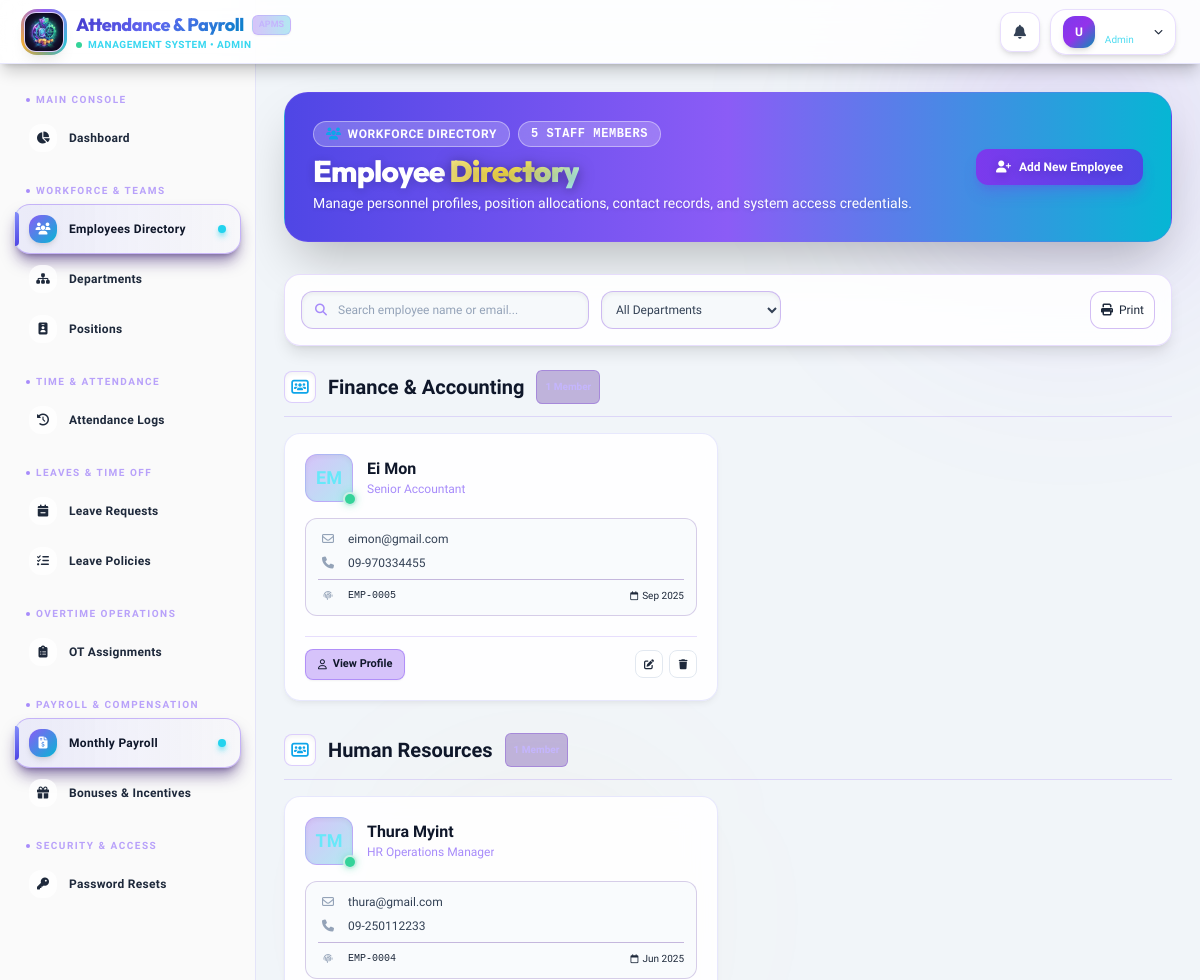
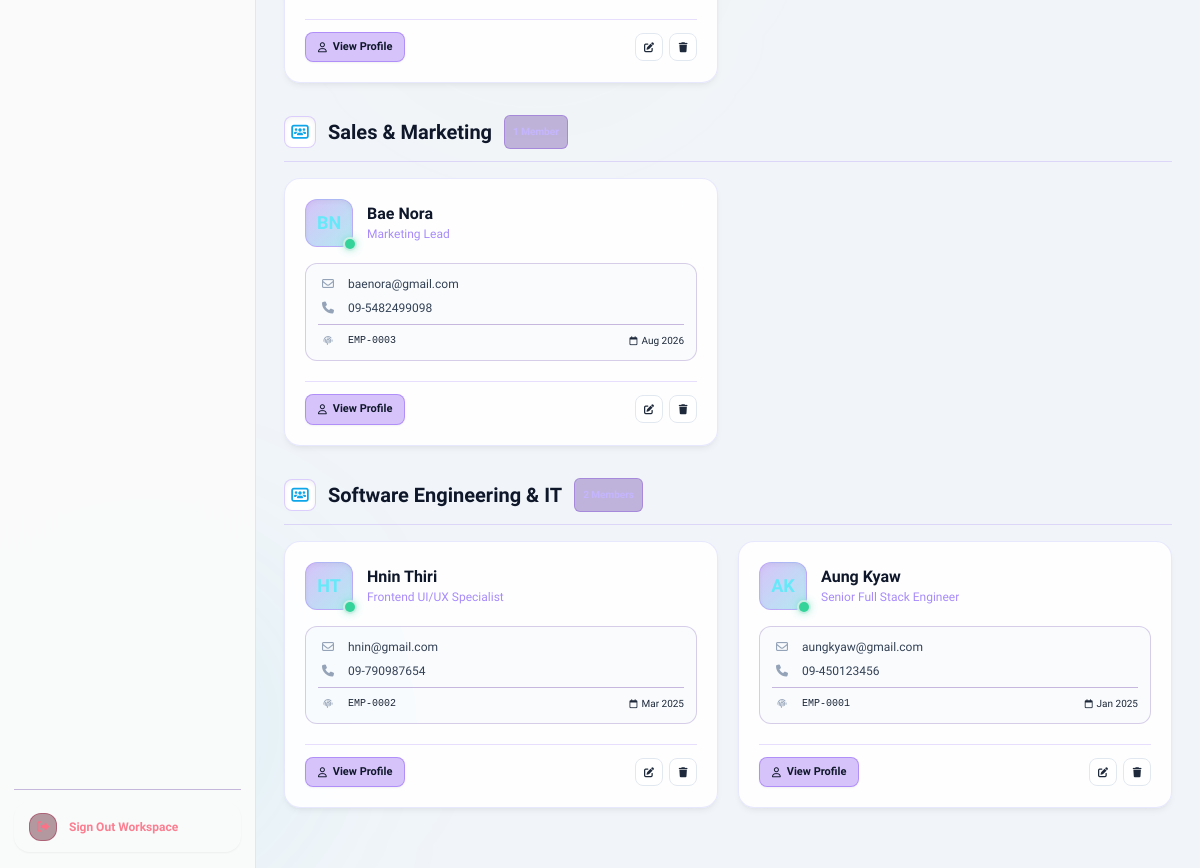
Screenshot of /admin/employees (signed in) with the database file from the repository (2 pictures, top to bottom).
### tables this page shows
CREATE TABLE `employee` (
  `EmpID` int NOT NULL AUTO_INCREMENT,
  `FirstName` varchar(100) NOT NULL,
  `LastName` varchar(100) NOT NULL,
  `Gender` enum('Male','Female','Other') NOT NULL DEFAULT 'Other',
  `Email` varchar(255) NOT NULL,
  `Password` varchar(255) NOT NULL,
  `PhoneNumber` varchar(30) NOT NULL,
  `Address` text NOT NULL,
  `PositionID` int NOT NULL,
  `JoinDate` date NOT NULL,
  `Status` enum('Active','Inactive') NOT NULL DEFAULT 'Active',
  `ProfilePhoto` varchar(255) DEFAULT NULL,
  `PasswordResetRequest` tinyint(1) NOT NULL DEFAULT '0',
  `is_first_login` tinyint(1) NOT NULL DEFAULT '1',
  PRIMARY KEY (`EmpID`),
  UNIQUE KEY `uq_emp_email` (`Email`),
  KEY `idx_employee_position` (`PositionID`),
  KEY `idx_employee_status` (`Status`),
  CONSTRAINT `fk_employee_position` FOREIGN KEY (`PositionID`) REFERENCES `position` (`PositionID`) ON DELETE RESTRICT ON UPDATE CASCADE
);

CREATE TABLE `position` (
  `PositionID` int NOT NULL AUTO_INCREMENT,
  `PositionName` varchar(100) NOT NULL,
  `DeptID` int NOT NULL,
  `BasicSalary` decimal(12,2) NOT NULL DEFAULT '0.00',
  PRIMARY KEY (`PositionID`),
  KEY `idx_position_dept` (`DeptID`),
  CONSTRAINT `fk_position_department` FOREIGN KEY (`DeptID`) REFERENCES `department` (`DeptID`) ON DELETE RESTRICT ON UPDATE CASCADE
);

### controllers/AdminController.php (called while the page is built, shortened)
<?php
class AdminController extends Controller {
    public function employees() {
        $employeeModel = $this->model('Employee');
        $departmentModel = $this->model('Department');
        $positionModel = $this->model('Position');
        $employees = $employeeModel->getAll();
        $departments = $departmentModel->getAll();
        $positions = $positionModel->getAll();
        $this->view('layouts/main', [
            'title' => 'Employees',
            'content' => 'admin/employees',
            'employees' => $employees,
            'departments' => $departments,
            'positions' => $positions
        ]);
    }
}

### core/Router.php (called while the page is built, shortened)
<?php
class Router {
    protected $currentMethod = 'index';
    public function __construct() {
        $url = $this->getUrl();
        if(isset($url[0]) && file_exists(__DIR__ . '/../controllers/' . ucwords($url[0]). 'Controller.php')){
            unset($url[0]);
        }
        $this->currentController = new $this->currentController;
        if(isset($url[1])){
            if(method_exists($this->currentController, $url[1])){
                $this->currentMethod = $url[1];
                unset($url[1]);
            }
        }
        $this->params = $url ? array_values($url) : [];
        call_user_func_array([$this->currentController, $this->currentMethod], $this->params);
    }
    public function getUrl(){
        if(isset($_GET['url'])){
            $url = rtrim($_GET['url'], '/');
            $url = filter_var($url, FILTER_SANITIZE_URL);
            $url = explode('/', $url);
            return $url;
        }
        return [];
    }
}

### index.php (called while the page is built, shortened)
<?php
require_once __DIR__ . '/config/database.php';
require_once __DIR__ . '/core/Controller.php';
require_once __DIR__ . '/core/Router.php';
$router = new Router();

### models/Employee.php (called while the page is built, shortened)
<?php
require_once __DIR__ . '/../config/database.php';
class Employee {
    private $conn;
    private $table = 'Employee';
    public function __construct() {
        $database = new Database();
        $this->conn = $database->getConnection();
    }
    public function getAll() {
        $query = "SELECT e.*, p.PositionName, p.DeptID, d.DeptName
                  FROM " . $this->table . " e
                  LEFT JOIN Position p ON e.PositionID = p.PositionID
                  LEFT JOIN Department d ON p.DeptID = d.DeptID
                  ORDER BY e.EmpID DESC";
        $stmt = $this->conn->prepare($query);
        $stmt->execute();
        return $stmt->fetchAll(PDO::FETCH_ASSOC);
    }
}

### config/database.php (called while the page is built, shortened)
<?php
class Database {
    private $host = "localhost";
    private $db_name = "payrolldb";
    private $username = "root";
    private $password = "";
    public function getConnection() {
        $this->conn = null;
        try {
            $this->conn = new PDO("mysql:host=" . $this->host . ";dbname=" . $this->db_name, $this->username, $this->password);
            $this->conn->exec("set names utf8");
            $this->conn->setAttribute(PDO::ATTR_ERRMODE, PDO::ERRMODE_EXCEPTION);
            $this->conn->setAttribute(PDO::ATTR_DEFAULT_FETCH_MODE, PDO::FETCH_ASSOC);
        } catch(PDOException $exception) {
            echo "Database Connection Error: " . $exception->getMessage();
        }
        return $this->conn;
    }
}

### views/admin/employees.php (the view, shortened to what this page needs)
<div class="relative overflow-hidden rounded-3xl bg-gradient-to-r from-indigo-600 via-violet-500 to-cyan-500 border border-violet-500/25 p-6 lg:p-7 mb-8 shadow-2xl" data-aos="fade-down">
    <div class="relative z-10 flex flex-col sm:flex-row items-start sm:items-center justify-between gap-4">
        <div>
            <div class="flex items-center gap-2 mb-1.5">
                <span class="inline-flex items-center gap-1.5 px-3 py-1 rounded-full bg-violet-500/15 border border-violet-500/30 text-violet-300 text-xs font-bold uppercase tracking-wider">
                    <i class="fa-solid fa-users text-secondary"></i>
                    <span>Workforce Directory</span>
                </span>
                <span class="inline-flex items-center px-3 py-1 rounded-full bg-cyan-500/15 border border-cyan-500/30 text-cyan-300 text-xs font-bold uppercase tracking-wider font-mono">
                    <?= count($data['employees'] ?? []) ?> Staff Members
                </span>
            </div>
            <h1 class="text-2xl sm:text-3xl font-extrabold text-white tracking-tight font-outfit">
                Employee <span class="gradient-text">Directory</span>
            </h1>
            <p class="text-gray-300 text-xs sm:text-sm mt-1">Manage personnel profiles, position allocations, contact records, and system access credentials.</p>
        </div>
        <button onclick="document.getElementById('addModal').classList.remove('hidden')"
                class="px-5 py-2.5 rounded-xl bg-gradient-to-r from-violet-600 to-indigo-600 hover:from-violet-500 hover:to-indigo-500 text-white text-xs font-extrabold shadow-lg shadow-violet-600/30 hover:scale-105 active:scale-95 transition-all flex items-center gap-2">
            <i class="fa-solid fa-user-plus"></i>
            <span>Add New Employee</span>
        </button>
    </div>
</div>
<div class="card-glass rounded-2xl p-4 mb-6 border border-violet-500/20 flex flex-col md:flex-row gap-4 items-center justify-between shadow-lg" data-aos="fade-up">
    <div class="flex flex-wrap items-center gap-3 w-full md:w-auto">
        <div class="relative w-full md:w-72">
            <div class="absolute inset-y-0 left-0 flex items-center pl-3.5 pointer-events-none text-violet-400">
                <i class="fa-solid fa-magnifying-glass text-xs"></i>
            </div>
            <input type="text" id="employeeSearchInput" onkeyup="filterEmployees()"
                   class="bg-darker/60 border border-violet-700/30 text-white text-xs rounded-xl focus:ring-2 focus:ring-violet-500 focus:border-violet-400 block w-full pl-9 p-2.5 placeholder-gray-500 shadow-inner"
                   placeholder="Search employee name or email...">
        </div>
        <select id="departmentFilterSelect" onchange="filterEmployees()"
                class="bg-darker/60 border border-violet-700/30 text-gray-300 text-xs rounded-xl focus:ring-2 focus:ring-violet-500 focus:border-violet-400 block p-2.5 cursor-pointer shadow-inner">
            <option value="">All Departments</option>
        </select>
    </div>
    <div class="flex items-center gap-2 w-full md:w-auto justify-end">
        <button onclick="window.print()" class="text-gray-400 hover:text-white p-2.5 border border-violet-700/30 rounded-xl bg-surface/60 hover:bg-violet-600/20 transition-all text-xs flex items-center gap-1.5" title="Print Directory">
            <i class="fa-solid fa-print"></i>
            <span class="hidden sm:inline">Print</span>
        </button>
    </div>
</div>
<div id="directory-container" class="space-y-8 mb-8" data-aos="fade-up" data-aos-delay="100">
    <?php
        $groupedEmployees = [];
        $employeesList = $data['employees'] ?? [];
        foreach ($employeesList as $emp) {
            $dept = $emp['DeptName'] ?? 'Unassigned';
            if (!isset($groupedEmployees[$dept])) {
                $groupedEmployees[$dept] = [];
            }
            $groupedEmployees[$dept][] = $emp;
        }
        ksort($groupedEmployees);
    ?>
    <?php if(empty($employeesList)): ?>
        <div class="card-glass rounded-3xl p-12 text-center border border-violet-500/20 shadow-xl">
            <div class="w-16 h-16 mx-auto bg-surface rounded-2xl border border-violet-900/40 flex items-center justify-center mb-4 text-violet-400">
                <i class="fa-solid fa-users-slash text-2xl"></i>
            </div>
            <h3 class="text-lg font-bold text-white mb-1">No Employees Found</h3>
            <p class="text-sm text-gray-400 mb-6">Your directory is currently empty or no matches were found.</p>
            <button onclick="document.getElementById('addModal').classList.remove('hidden')" class="px-5 py-2.5 rounded-xl bg-violet-600/20 hover:bg-violet-600/40 border border-violet-500/30 text-violet-300 font-bold transition-all inline-flex items-center gap-2">
                <i class="fa-solid fa-user-plus"></i> Add First Employee
            </button>
        </div>
    <?php else: ?>
        <?php foreach($groupedEmployees as $deptName => $employees): ?>
        <div class="department-group" data-department="<?= htmlspecialchars($deptName) ?>">
            <h2 class="text-xl font-bold text-white mb-4 flex items-center gap-3 border-b border-violet-500/20 pb-3">
                <div class="w-8 h-8 rounded-lg bg-surface border border-violet-500/30 flex items-center justify-center text-secondary shadow-inner">
                    <i class="fa-solid fa-users-rectangle text-sm"></i>
                </div>
                <?= htmlspecialchars($deptName) ?>
                <span class="text-[10px] font-bold text-violet-300 bg-violet-900/30 px-2 py-0.5 rounded-md border border-violet-700/30"><?= count($employees) ?> <?= count($employees) === 1 ? 'Member' : 'Members' ?></span>
            </h2>
            <div class="grid grid-cols-1 md:grid-cols-2 xl:grid-cols-3 2xl:grid-cols-4 gap-5">
                <?php foreach($employees as $emp): ?>
                <div class="emp-card card-glass rounded-2xl p-5 flex flex-col justify-between hover:border-violet-400/50 hover:shadow-[0_8px_30px_-5px_rgba(124,58,237,0.25)] hover:-translate-y-1 transition-all duration-300 relative group"
                     data-name="<?= strtolower(htmlspecialchars($emp['FirstName'] . ' ' . $emp['LastName'])) ?>"
                     data-email="<?= strtolower(htmlspecialchars($emp['Email'])) ?>">
                    <div class="flex items-start justify-between mb-4">
                        <div class="flex items-center gap-3.5">
                            <div class="relative">
                                <div class="w-12 h-12 rounded-xl bg-gradient-to-br from-violet-600/30 to-cyan-500/30 text-cyan-300 border border-violet-500/30 flex items-center justify-center font-extrabold text-lg shadow-inner group-hover:scale-105 transition-transform">
                                    <?= strtoupper(substr($emp['FirstName'],0,1) . substr($emp['LastName'],0,1)) ?>
                                </div>
                                <?php if($emp['Status'] === 'Active'): ?>
                                    <div class="absolute -bottom-1 -right-1 w-3.5 h-3.5 bg-darker rounded-full flex items-center justify-center">
                                        <div class="w-2.5 h-2.5 rounded-full bg-emerald-400 shadow-[0_0_8px_rgba(52,211,153,0.8)]" title="Active"></div>
                                    </div>
                                <?php else: ?>
                                    <div class="absolute -bottom-1 -right-1 w-3.5 h-3.5 bg-darker rounded-full flex items-center justify-center">
                                        <div class="w-2.5 h-2.5 rounded-full bg-rose-400 shadow-[0_0_8px_rgba(251,113,133,0.8)]" title="Inactive"></div>
                                    </div>
                                <?php endif; ?>
                            </div>
                            <div class="min-w-0">
                                <a href="/payrollsystem/admin/employee/<?= $emp['EmpID'] ?>" class="font-bold text-white text-base hover:text-violet-300 transition-colors truncate block leading-tight mb-0.5" title="View Profile">
                                    <?= htmlspecialchars($emp['FirstName'] . ' ' . $emp['LastName']) ?>
                                </a>
                                <div class="text-xs text-violet-400 font-medium truncate"><?= htmlspecialchars($emp['PositionName'] ?? 'No Position') ?></div>
                            </div>
                        </div>
                    </div>
                    <div class="space-y-2 mb-5 bg-darker/40 rounded-xl p-3 border border-violet-900/20">
                        <div class="flex items-center gap-2.5 text-xs text-gray-300">
                            <div class="w-5 flex justify-center text-gray-500"><i class="fa-regular fa-envelope"></i></div>
                            <span class="truncate" title="<?= htmlspecialchars($emp['Email']) ?>"><?= htmlspecialchars($emp['Email']) ?></span>
                        </div>
                        <?php if(!empty($emp['PhoneNumber'])): ?>
                        <div class="flex items-center gap-2.5 text-xs text-gray-300">
                            <div class="w-5 flex justify-center text-gray-500"><i class="fa-solid fa-phone"></i></div>
                            <span><?= htmlspecialchars($emp['PhoneNumber']) ?></span>
                        </div>
                        <?php endif; ?>
                        <div class="flex items-center gap-2.5 text-[10px] text-gray-400 mt-2 pt-2 border-t border-violet-900/30">
                            <div class="w-5 flex justify-center text-gray-500"><i class="fa-solid fa-fingerprint text-[9px]"></i></div>
                            <span class="font-mono">EMP-<?= htmlspecialchars(str_pad($emp['EmpID'], 4, '0', STR_PAD_LEFT)) ?></span>
                            <span class="ml-auto flex items-center gap-1" title="Join Date"><i class="fa-regular fa-calendar text-[9px]"></i> <?= date('M Y', strtotime($emp['JoinDate'] ?? 'now')) ?></span>
                        </div>
                    </div>
                    <div class="flex items-center justify-between pt-3 border-t border-violet-500/20">
                        <a href="/payrollsystem/admin/employee/<?= $emp['EmpID'] ?>" class="text-[11px] font-extrabold text-white bg-violet-600/30 hover:bg-violet-600 border border-violet-500/50 hover:border-violet-400 px-3 py-1.5 rounded-lg flex items-center gap-1.5 transition-all shadow-sm">
                            <i class="fa-regular fa-user text-[10px]"></i> View Profile
                        </a>
                        <div class="flex items-center gap-1.5">
                            <a href="/payrollsystem/admin/employee/<?= $emp['EmpID'] ?>#edit" class="w-7 h-7 rounded-lg bg-surface border border-gray-700 hover:bg-amber-600/20 text-gray-400 hover:text-amber-300 hover:border-amber-500/30 flex items-center justify-center transition-all" title="Edit Profile">
                                <i class="fa-solid fa-pen-to-square text-[10px]"></i>
                            </a>
                            <form action="/payrollsystem/admin/employees" method="POST" class="inline m-0 p-0" onsubmit="return confirm('Are you sure you want to remove this employee?');">
                                <button type="submit" class="w-7 h-7 rounded-lg bg-surface border border-gray-700 hover:bg-rose-600/20 text-gray-400 hover:text-rose-300 hover:border-rose-500/30 flex items-center justify-center transition-all" title="Delete">
                                    <i class="fa-solid fa-trash text-[10px]"></i>
                                </button>
                            </form>
                        </div>
                    </div>
                </div>
                <?php endforeach; ?>
            </div>
        </div>
        <?php endforeach; ?>
    <?php endif; ?>
</div>

### rows the page displays
employee: FirstName+LastName "EM", Status "Active" (drawn), FirstName+LastName "Ei Mon", PositionID.PositionName "Senior Accountant", Email "eimon@gmail.com", PhoneNumber "09-970334455", EmpID "0005", JoinDate "Sep 2025"
employee: FirstName+LastName "TM", Status "Active" (drawn), FirstName+LastName "Thura Myint", PositionID.PositionName "HR Operations Manager", Email "thura@gmail.com", PhoneNumber "09-250112233", EmpID "0004", JoinDate "Jun 2025"
employee: FirstName+LastName "BN", Status "Active" (drawn), FirstName+LastName "Bae Nora", PositionID.PositionName "Marketing Lead", Email "baenora@gmail.com", PhoneNumber "09-5482499098", EmpID "0003", JoinDate "Aug 2026"
employee: FirstName+LastName "HT", Status "Active" (drawn), FirstName+LastName "Hnin Thiri", PositionID.PositionName "Frontend UI/UX Specialist", Email "hnin@gmail.com", PhoneNumber "09-790987654", EmpID "0002", JoinDate "Mar 2025"
employee: FirstName+LastName "AK", Status "Active" (drawn), FirstName+LastName "Aung Kyaw", PositionID.PositionName "Senior Full Stack Engineer", Email "aungkyaw@gmail.com", PhoneNumber "09-450123456", EmpID "0001", JoinDate "Jan 2025"

### other values shown
$_SESSION['role'] "ADMIN"
substr($_SESSION['Email'] ?? ($_SESSION['first_name'] ?? 'U'), 0, 1) "U"
$_SESSION['role'] "Admin"
$section['label'] "MAIN CONSOLE"
$item['label'] "Dashboard"
$section['label'] "WORKFORCE & TEAMS"
$item['label'] "Employees Directory"
$item['label'] "Departments"
$item['label'] "Positions"
$section['label'] "TIME & ATTENDANCE"
$item['label'] "Attendance Logs"
$section['label'] "LEAVES & TIME OFF"
$item['label'] "Leave Requests"
$item['label'] "Leave Policies"
$section['label'] "OVERTIME OPERATIONS"
